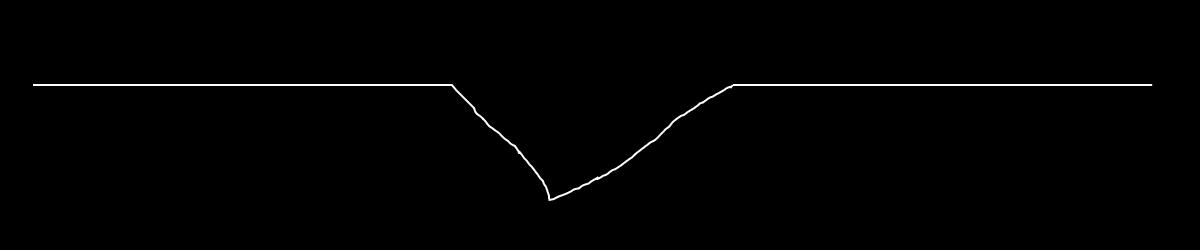
#> input picture OpenCV拟合与特征点识别/center-v1.jpg, 1200 x 250 px
$ python 'Tomasi角点检测识别.py'   (older library calls are emulated)
#> lines starting #> are read from the running program, lines starting #| are printed output that depends on the picture; after the words box and inside, x2 and y2 are one past the last pixel; in counts of white or black regions, pixels touching at a corner belong together
import cv2
import numpy as np

def nothing(val):
    newimg = img.copy()
    maxcorners = cv2.getTrackbarPos("maxcorners","origin")
    qualityLevel = cv2.getTrackbarPos("qualityLevel","origin")/100.0
    minDistance = cv2.getTrackbarPos("minDistance","origin")
    points1 = cv2.goodFeaturesToTrack(detector,maxCorners=maxcorners,qualityLevel=qualityLevel,minDistance=minDistance)
    print(points1)
    for point in points1:
        print("point",point[0])
        cv2.putText(newimg, "[{:.2f},{:.2f}]".format(point[0][0], point[0][1]), (int(point[0][0]-20),int(point[0][1]-10)),
                    cv2.FONT_HERSHEY_SIMPLEX, 0.6, (0, 255, 255), 2, lineType=cv2.LINE_8)
        cv2.circle(newimg,(point[0][0],point[0][1]),5,[0,0,255],-1 )
    cv2.imshow("res",newimg)
img = cv2.imread("center-v1.jpg")
#> img is the input picture: shape (250, 1200, 3); min 0, max 255, mean 2.1
print(img.shape)
#| (250, 1200, 3)
gray = cv2.cvtColor(img,cv2.COLOR_BGR2GRAY)
Ix = cv2.Scharr(gray, cv2.CV_32F, 1, 0)
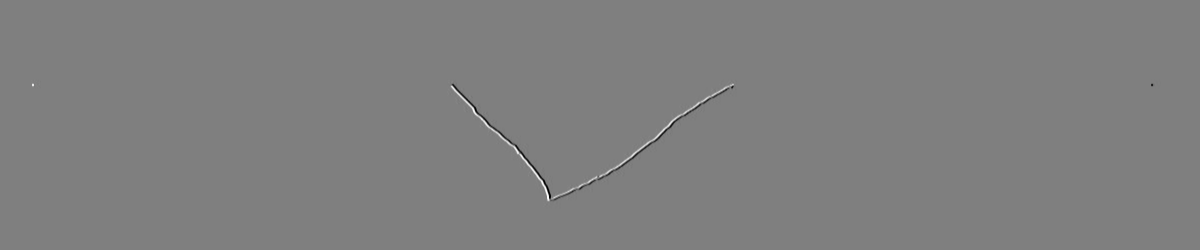
#> Ix: shape (250, 1200) float32; min -4050, max 4080, mean 0; drawn with min black and max white
Iy = cv2.Scharr(gray, cv2.CV_32F, 0, 1)
Ixx = cv2.Scharr(Ix, cv2.CV_32F, 1, 0)
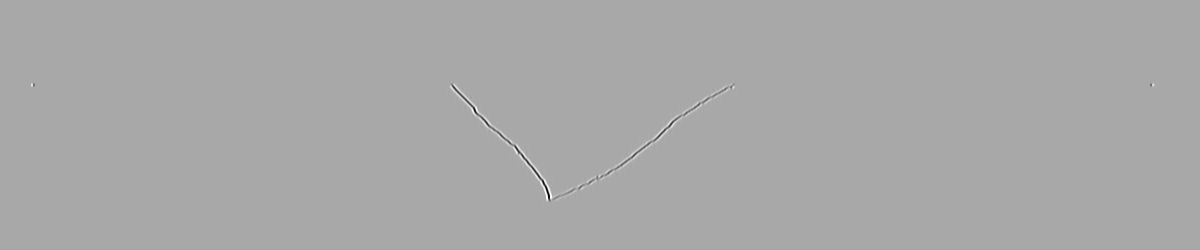
#> Ixx: shape (250, 1200) float32; min -127596, max 65031, mean 0; drawn with min black and max white
Ixy = cv2.Scharr(Ix, cv2.CV_32F, 0, 1)
Iyx = cv2.Scharr(Iy, cv2.CV_32F, 1, 0)
Iyy = cv2.Scharr(Iy, cv2.CV_32F, 0, 1)
detector = (cv2.GaussianBlur(Ixy, (5, 5), 0) *
            cv2.GaussianBlur(Iyx, (5, 5), 0) -
            cv2.GaussianBlur(Ixx, (5, 5), 0) *
            cv2.GaussianBlur(Iyy, (5, 5), 0))
cv2.namedWindow("origin")
cv2.createTrackbar("maxcorners","origin",0,10,nothing)
#> slider 'maxcorners' is set to 10
cv2.createTrackbar("qualityLevel","origin",2,10,nothing)
cv2.createTrackbar("minDistance","origin",5,10,nothing)

cv2.imshow("origin",gray)
cv2.waitKey(0)
#> in nothing, `points1 = cv2.goodFeaturesToTrack(detector,maxCorners=maxcorners,quali..`: points1 = [[34, 85], [1150, 84], [597, 178], [519, 152], [549, 199], [732, 87], [451, 84], [579, 188], [514, 145], [474, 108]]
#| [[[  34.   85.]]
#|  [[1150.   84.]]
#|  [[ 597.  178.]]
#|  [[ 519.  152.]]
#|  [[ 549.  199.]]
#|  [[ 732.   87.]]
#|  [[ 451.   84.]]
#|  [[ 579.  188.]]
#|  [[ 514.  145.]]
#|  [[ 474.  108.]]]
#> the loop in nothing, `for point in points1:` made 10 passes
#| point [34. 85.]
#| point [1150.   84.]
#| point [597. 178.]
#| point [519. 152.]
#| point [549. 199.]
#| point [732.  87.]
#| point [451.  84.]
#| point [579. 188.]
#> (further printed lines are left out)
#> after the loop in nothing, `for point in points1:`:
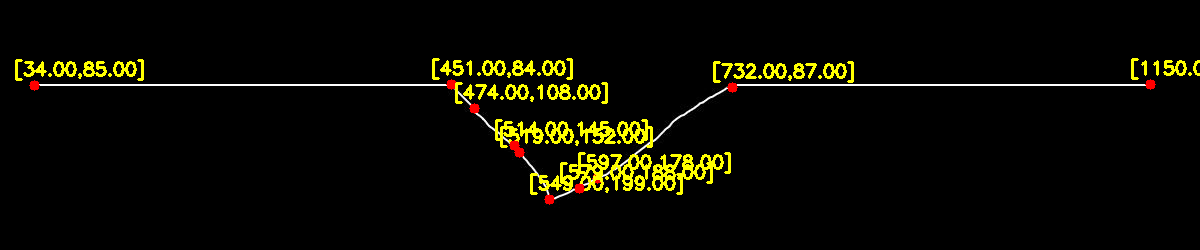
#> newimg: shape (250, 1200, 3); 3.61% of pixels changed, all inside (x1, y1, x2, y2) = (15, 58, 1200, 205)

$ run again, with OpenCV拟合与特征点识别/center-v.jpg copied over OpenCV拟合与特征点识别/center-v1.jpg
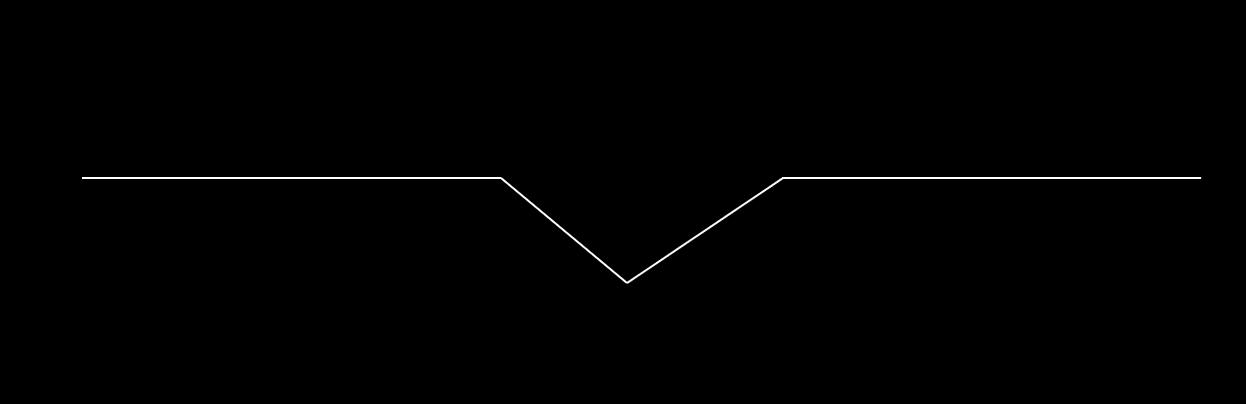
#> input picture OpenCV拟合与特征点识别/center-v.jpg, 1246 x 404 px
#> img is the input picture: shape (404, 1246, 3); min 0, max 255, mean 1.2
#| (404, 1246, 3)
#> `Iyy = cv2.Scharr(Iy, cv2.CV_32F, 0, 1)`:
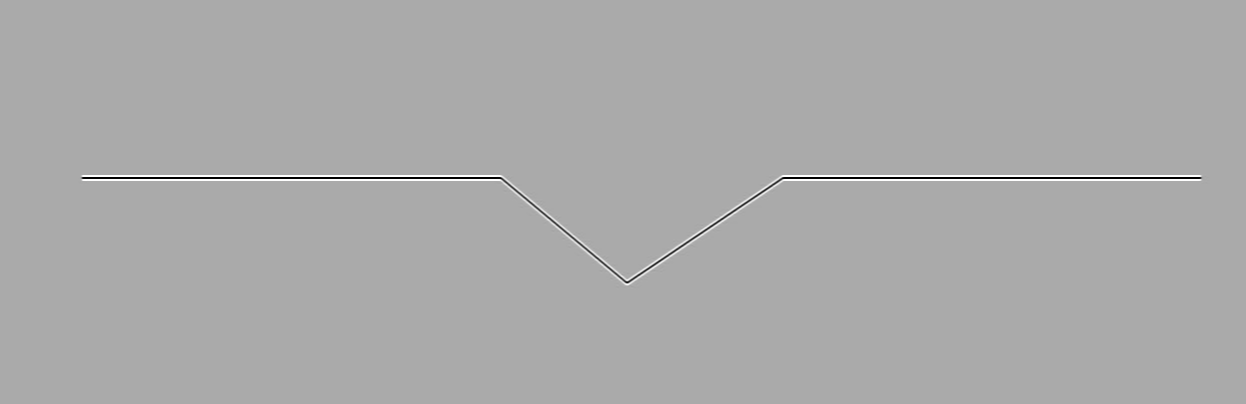
#> Iyy: shape (404, 1246) float32; min -130560, max 65280, mean 0; drawn with min black and max white
#> points1 = [[83, 178], [1199, 178], [627, 279], [501, 180], [783, 177]]
#| [[[  83.  178.]]
#|  [[1199.  178.]]
#|  [[ 627.  279.]]
#|  [[ 501.  180.]]
#|  [[ 783.  177.]]]
#> the loop in nothing, `for point in points1:` made 5 passes
#> (printed output is left out)
#> after the loop in nothing, `for point in points1:`:
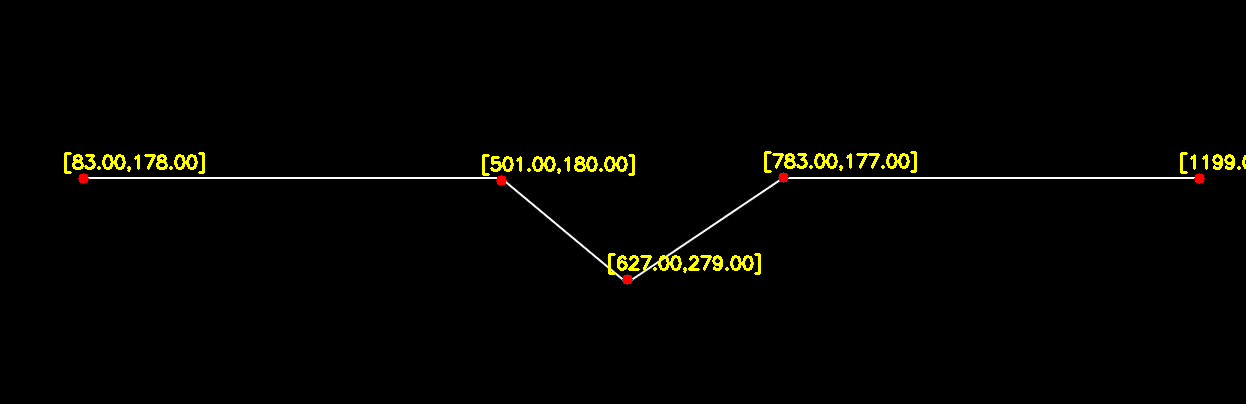
#> newimg: shape (404, 1246, 3); 1.09% of pixels changed, all inside (x1, y1, x2, y2) = (64, 151, 1246, 285)
